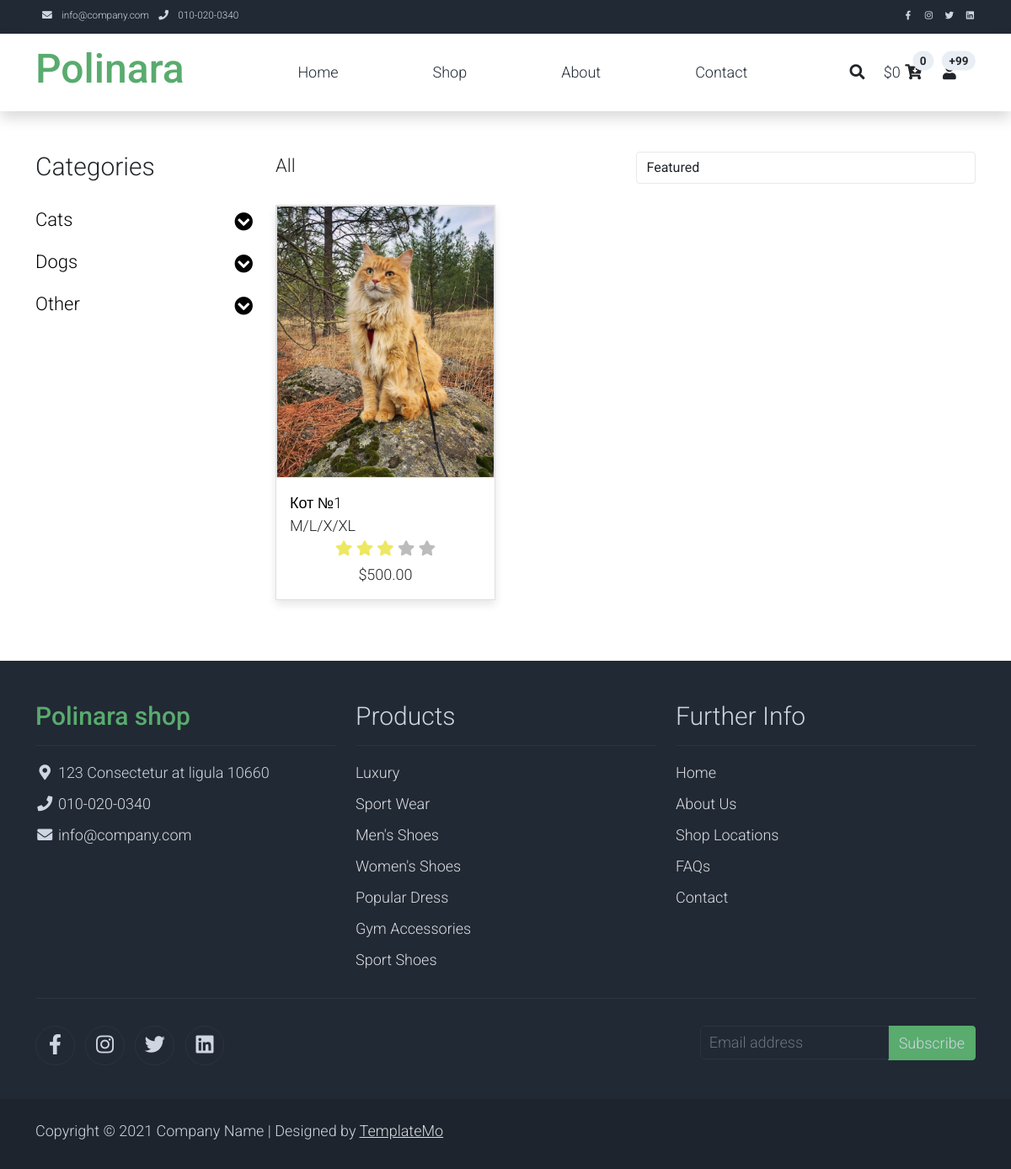
The page /kot-obyknovennyj/ on the database its author committed.
### shop/models.py (models this page shows, shortened)
class MainCatigory(models.Model):
    name = models.CharField(max_length=200, db_index=True)
    slug = models.SlugField(max_length=200, db_index=True, unique=True)
    class Meta:
        ordering = ('name',)
        verbose_name = 'Главная категория'
        verbose_name_plural = 'Главная категории'

class Product(models.Model):
    category = models.ForeignKey(Category, related_name='products', on_delete=models.CASCADE)
    name = models.CharField(max_length=200, db_index=True)
    slug = models.SlugField(max_length=200, db_index=True)
    image = models.ImageField(upload_to='products/%Y/%m/%d', blank=True)
    description = models.TextField(blank=True)
    price = models.DecimalField(max_digits=10, decimal_places=2)
    stock = models.PositiveIntegerField()
    available = models.BooleanField(default=True)
    created = models.DateTimeField(auto_now_add=True)
    updated = models.DateTimeField(auto_now=True)
    class Meta:
        ordering = ('name',)
        index_together = (('id', 'slug'),)
    def get_absolute_url(self):
        return reverse('shop:product_detail',
                        args=[self.id, self.slug])

### shop/views.py (the view)
# urls.py: path('<str:category_slug>/', views.product_list, name='product_list_by_category'),
def product_list(request, category_slug=None):
    category = None
    main_category = MainCatigory.objects.all()
    categories = []
    for mc in main_category:
        c = Category.objects.filter(main_category__name=mc.name)
        categories.append([mc.name, c])
    products = Product.objects.filter(available=True)
    test_dt = [1, 2, 3]
    if category_slug:
        category = get_object_or_404(Category, slug=category_slug)
        products = products.filter(category=category)
    return render(request,
                  'shop/product/list.html',
                  {
                    'category': category,
                   'categories': categories,
                   'products': products
                   })

### cart/cart.py (called while the page is built)
    def __len__(self):
        return sum(item['quantity'] for item in self.cart.values())

    def get_total_price(self):
        return sum(Decimal(item['price']) * item['quantity'] for item in
                self.cart.values())

### cart/context_processors.py (called while the page is built)
def cart(request):
    return {'cart': Cart(request)}

### shop/models.py (called while the page is built)
    def get_absolute_url(self):
        return reverse('shop:product_list_by_category',
                        args=[self.slug])

### shop/templates/shop/product/list.html (shortened to what this page needs)
{% extends "shop/base.html" %}
{% load static %}
{% block content %}
<div>
<div class="container py-5">
    <div class="row">
        <div class="col-lg-3">
            <h1 class="h2 pb-4">Categories</h1>
            <ul class="list-unstyled templatemo-accordion">
                {% for mc in categories %}
                <li class="pb-3">
                    <a class="collapsed d-flex justify-content-between h3 text-decoration-none" href="#">
                        {{ mc.0 }}
                        <i class="fa fa-fw fa-chevron-circle-down mt-1"></i>
                    </a>
                </li>
                {% endfor %}
            </ul>
        </div>
        <div class="col-lg-9">
            <div class="row">
                <div class="col-md-6">
                    <ul class="list-inline shop-top-menu pb-3 pt-1">
                        <li class="list-inline-item">
                            <a class="h3 text-dark text-decoration-none mr-3" href="/shop">All</a>
                        </li>
                    </ul>
                </div>
                <div class="col-md-6 pb-4">
                    <div class="d-flex">
                        <select class="form-control">
                            <option>Featured</option>
                        </select>
                    </div>
                </div>
            </div>
            <div class="row">
                {% for product in products %}
                <div class="col-md-4">
                    <div class="card mb-4 product-wap rounded-0">
                        <div class="card rounded-0">
                            <img class="card-img rounded-0 img-fluid" src="{% if product.image %}{{ product.image.url }}{% else %}{% static "img/no_image.png" %}{% endif %}" >
                        </div>
                        <div class="card-body">
                            <a href="{{ product.get_absolute_url }}" class="h3 text-decoration-none">{{ product.name }}</a>
                            <ul class="w-100 list-unstyled d-flex justify-content-between mb-0">
                                <li>M/L/X/XL</li>
                            </ul>
                            <ul class="list-unstyled d-flex justify-content-center mb-1">
                                <li>
                                    <i class="text-warning fa fa-star"></i>
                                    <i class="text-warning fa fa-star"></i>
                                    <i class="text-warning fa fa-star"></i>
                                    <i class="text-muted fa fa-star"></i>
                                    <i class="text-muted fa fa-star"></i>
                                </li>
                            </ul>
                            <p class="text-center mb-0">${{ product.price }}</p>
                        </div>
                    </div>
                </div>
                {% endfor %}
            </div>
        </div>
    </div>
</div>
</div>
{% endblock %}

### shop/static/css/templatemo.css (style rules this page uses)
body, ul, li, p, a, label, input, div { font-family: 'Roboto', sans-serif; font-size: 18px !important; font-weight: 300 !important; }
.h2 { font-family: 'Roboto', sans-serif; font-size: 30px !important; font-weight: 300; }
.h3 { font-family: 'Roboto', sans-serif; font-size: 22px !important; }
.text-warning { color: #ede861 !important; }
.text-muted { color: #bcbcbc !important; }
.templatemo-accordion a { color: #000; }
.product-wap { box-shadow: 0px 5px 10px 0px rgba(0, 0, 0, 0.10); }
.card.product-wap a { color: #000; }
.form-control { border: 1px solid #e8e8e8; }
.product-wap .h3, .product-wap li, .product-wap i, .product-wap p { font-size: 12px !important; }
@media (min-width: 992px) { .product-wap .h3, .product-wap li, .product-wap i, .product-wap p { font-size: 18px !important; } }

### shop/static/css/created.css (style rules this page uses)
* { margin: 0; padding: 0 }

### rows shown on the page
MainCatigory: name "Cats"
MainCatigory: name "Dogs"
MainCatigory: name "Other"
Product: image (picture), name "Кот №1", price "500.00"

### other values the page prints
{{ cart.get_total_price }} "0"
{{ total_items }} "0"
